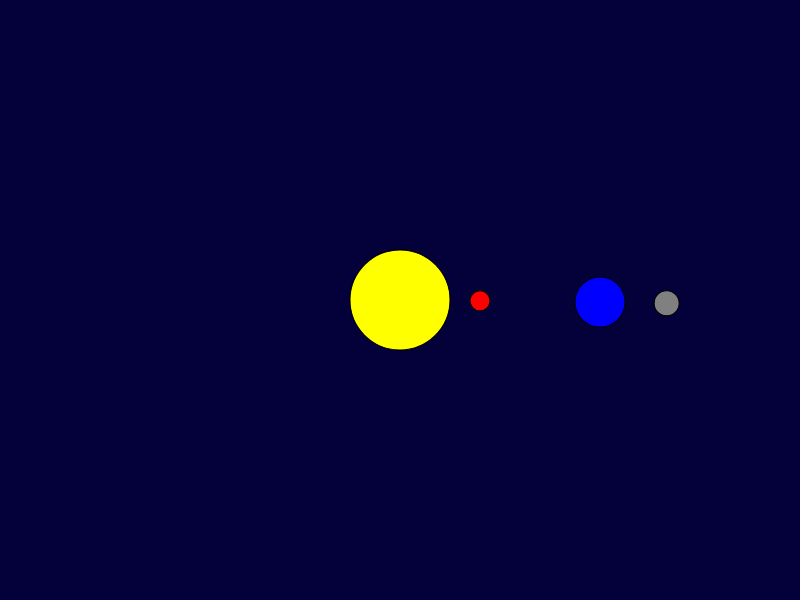
Frame 1 (no input)
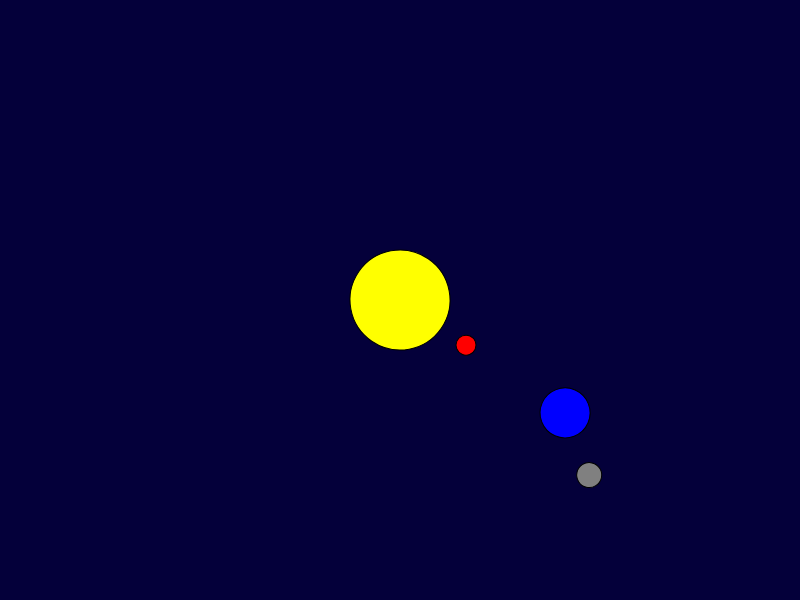
Frame 60 (no input)
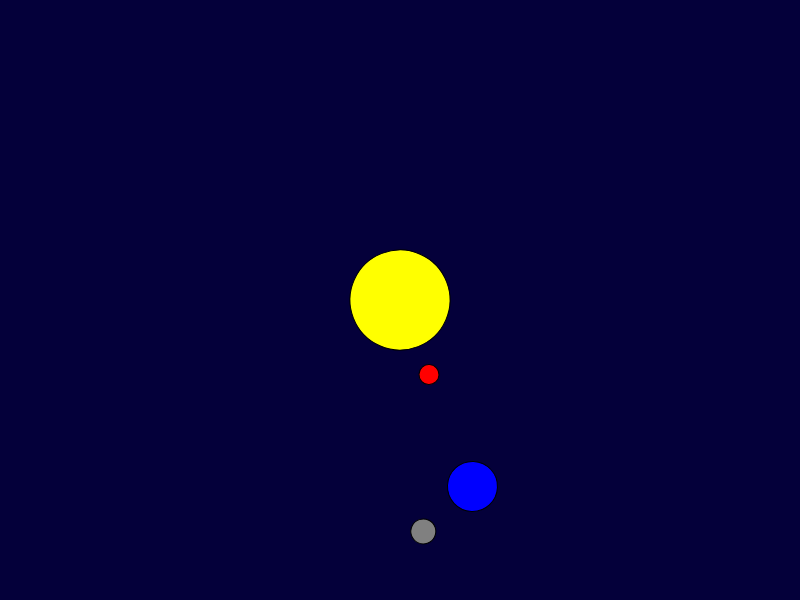
Frame 120 (the mouse pressed at the canvas centre since frame 60)

The p5.js sketch that drew these frames (run headless with seeded random() and noise() and a simulated clock; from frame 60 on, the mouse is pressed at the canvas centre):

// p5.js sketch
// ── sketch.js
function setup() {
  createCanvas(800, 600);
  rectMode(CENTER)
}

function draw(){
  background(color(4, 0, 58), 70);
  translate(width/2, height/2); 
  rotate(frameCount * 0.01);

  fill("yellow");
  circle(0,0,100);

  terra();
  mercurio();
}

function terra(){
  push();
  translate(width/4, 0);
  rotate(frameCount * 0.01); 
  fill('blue');
  circle(0,0,50);

  translate(width/12, 0);
  rotate(frameCount * 0.01);
  fill("grey");
  circle(0,0,25);
  pop();
}

function mercurio(){
  push();
  translate(width/10, 0);
  rotate(frameCount * 0.01);
  fill('red');
  circle(0,0,20);
  pop();
}
